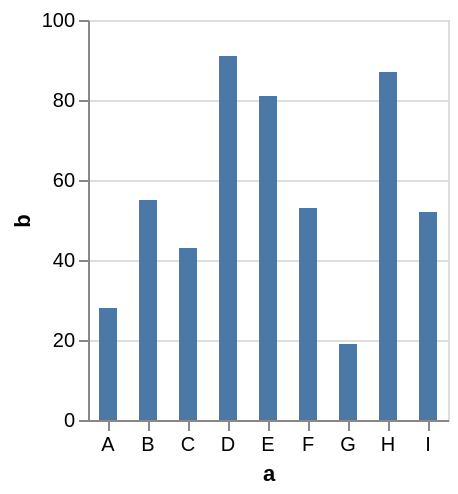

Vega-Lite specification stored for this chart:
### Vega specification from a JSON file in a GitHub repository (floating-point values rounded to 4 significant figures)
{"$schema": "https://vega.github.io/schema/vega/v5.json", "description": "A simple bar chart with embedded data.", "background": "white", "padding": 5, "height": 200, "style": "cell", "data": [{"name": "source_0", "values": [{"a": "A", "b": 28}, {"a": "B", "b": 55}, {"a": "C", "b": 43}, {"a": "D", "b": 91}, {"a": "E", "b": 81}, {"a": "F", "b": 53}, {"a": "G", "b": 19}, {"a": "H", "b": 87}, {"a": "I", "b": 52}]}, {"name": "data_0", "source": "source_0", "transform": [{"type": "stack", "groupby": ["a"], "field": "b", "sort": {"field": [], "order": []}, "as": ["b_start", "b_end"], "offset": "zero"}, {"type": "filter", "expr": "isValid(datum[\"b\"]) && isFinite(+datum[\"b\"])"}]}], "signals": [{"name": "x_step", "value": 20}, {"name": "width", "update": "bandspace(domain('x').length, 0.1, 0.05) * x_step"}], "marks": [{"name": "marks", "type": "rect", "style": ["bar"], "from": {"data": "data_0"}, "encode": {"update": {"fill": {"value": "#4c78a8"}, "ariaRoleDescription": {"value": "bar"}, "description": {"signal": "\"a: \" + (isValid(datum[\"a\"]) ? datum[\"a\"] : \"\"+datum[\"a\"]) + \"; b: \" + (format(datum[\"b\"], \"\"))"}, "xc": {"scale": "x", "field": "a", "band": 0.5}, "width": {"signal": "max(0.25, 0.5 * bandwidth('x'))"}, "y": {"scale": "y", "field": "b_end"}, "y2": {"scale": "y", "field": "b_start"}}}}], "scales": [{"name": "x", "type": "band", "domain": {"data": "data_0", "field": "a", "sort": true}, "range": {"step": {"signal": "x_step"}}, "paddingInner": 0.1, "paddingOuter": 0.05}, {"name": "y", "type": "linear", "domain": {"data": "data_0", "fields": ["b_start", "b_end"]}, "range": [{"signal": "height"}, 0], "nice": true, "zero": true}], "axes": [{"scale": "y", "orient": "left", "gridScale": "x", "grid": true, "tickCount": {"signal": "ceil(height/40)"}, "domain": false, "labels": false, "aria": false, "maxExtent": 0, "minExtent": 0, "ticks": false, "zindex": 0}, {"scale": "x", "orient": "bottom", "grid": false, "title": "a", "labelAngle": 0, "labelBaseline": "top", "zindex": 0}, {"scale": "y", "orient": "left", "grid": false, "title": "b", "labelOverlap": true, "tickCount": {"signal": "ceil(height/40)"}, "zindex": 0}]}
